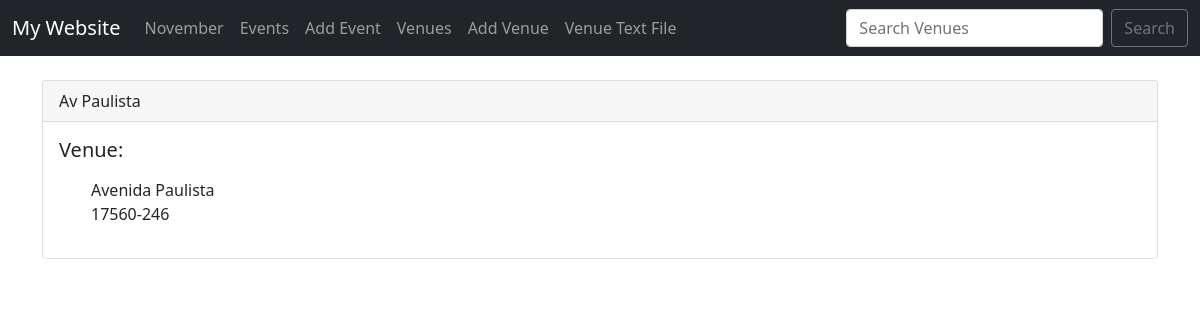
The app's page /show_venue/3, older data.
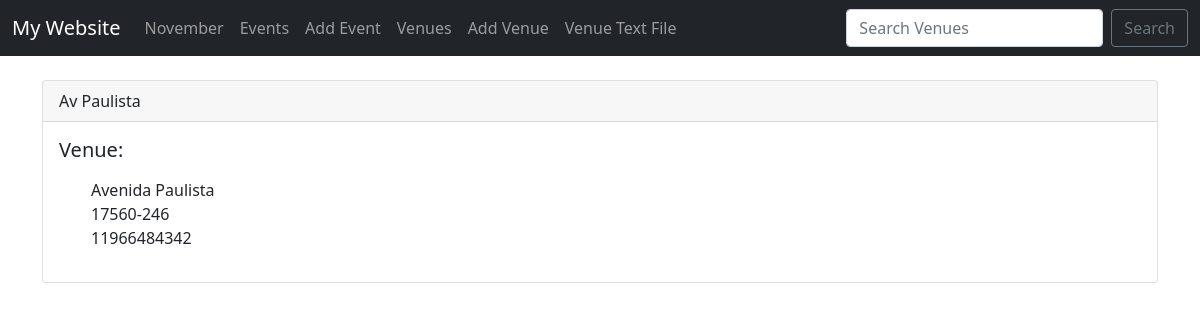
The same page, newer data.
### events/models.py (models this page shows)
class Venue(models.Model):
	name = models.CharField('Venue Name', max_length=120)
	address = models.CharField(max_length=300)
	zip_code = models.CharField('Zip Code', max_length=12)
	phone = models.CharField('Contact Phone', max_length=25, blank=True)
	website = models.URLField('Website Address', blank=True)
	email_address = models.EmailField('Email Address', blank=True)
	def __str__(self):
		return self.name

### events/views.py (the view)
# urls.py: path('show_venue/<venue_id>', views.show_venue, name="show-venue"),
def show_venue(request, venue_id):
	venue = Venue.objects.get(pk=venue_id)
	return render(request, 'events/show_venue.html', {'venue': venue})

### events/templates/events/show_venue.html (shortened to what this page needs)
{% extends 'events/base.html' %}
{% block content %}
<div class="card">
		<div class="card-header">{{ venue }}</div>
		<div class="card-body">
		<h5 class="card-title">Venue: {{ event.venue }}</h5>
		    <p class="card-text">
		    	<ul style="list-style: none">
					<li>{{ venue.address }}</li>
					<li>{{ venue.zip_code }}</li>
					<li>{{ venue.phone }}</li>
				</ul>
		    </p>
		</div>
</div>
{% endblock %}

Row changes from the older to the newer data that the page shows:
changed Venue "Av Paulista": phone (not shown) → "11966484342"
